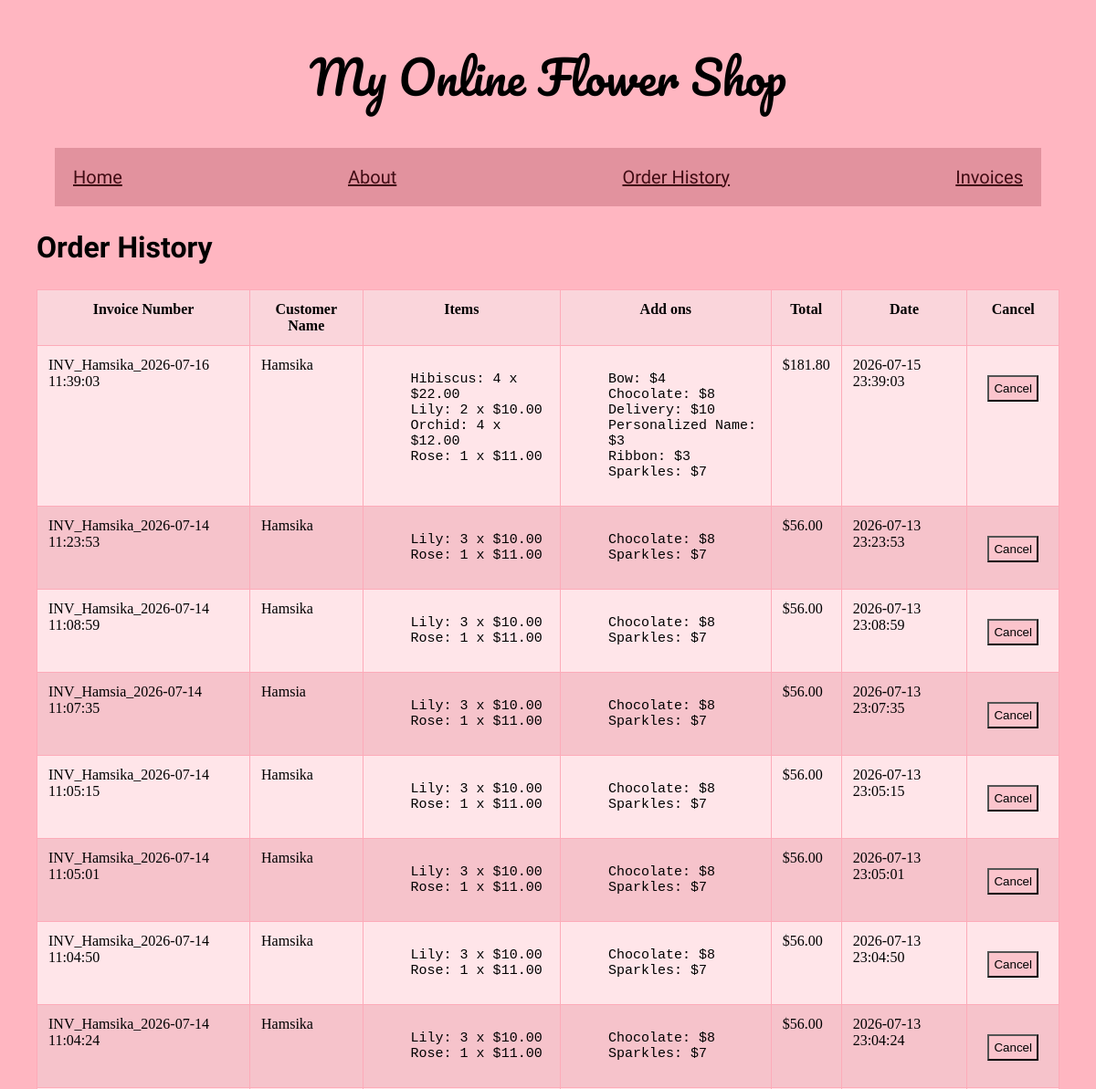
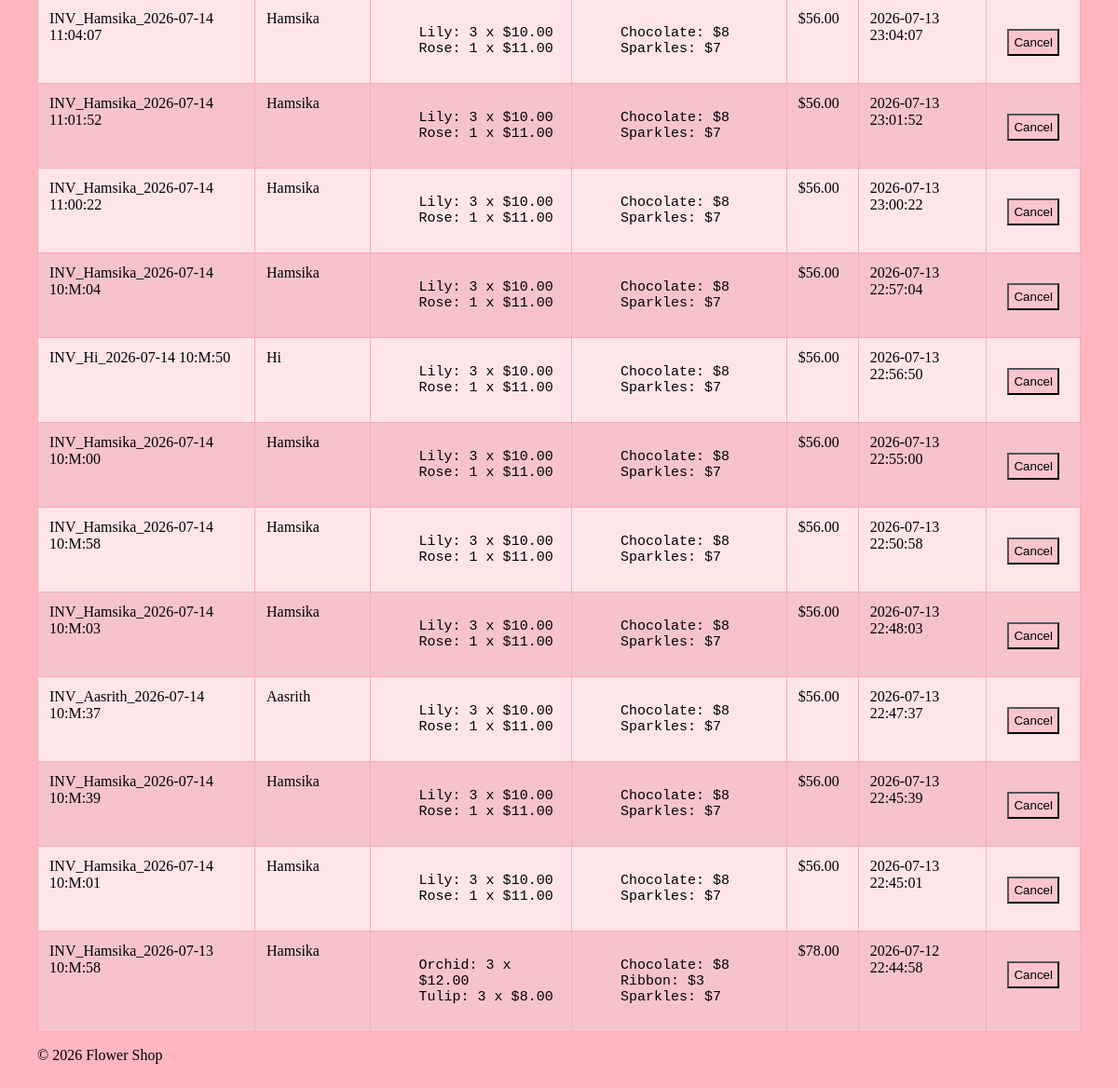
The app's page /order_history with its own data (2 pictures, top to bottom).
### tables this page shows
CREATE TABLE orders (
                       order_id INTEGER PRIMARY KEY AUTOINCREMENT, 
                       invoice_number TEXT,
                       customer_name TEXT, 
                       items TEXT, 
                       addons TEXT, 
                       total REAL, 
                       date TIMESTAMP DEFAULT CURRENT_TIMESTAMP
                       );

### app.py (the view)
@app.route('/order_history')
def order_history():
    with sqlite3.connect('flower_shop.db') as conn:
        cursor = conn.cursor()
        cursor.execute("SELECT * FROM orders ORDER BY date DESC")
        rows = cursor.fetchall()
        orders = []
        for row in rows:
            orders.append ({'order_id': row[0],'invoice_number': row[1], 'customer_name': row [2],'items': json.loads(row[3]),'addons': json.loads(row[4]),'total': row[5], 'date': row[6] })
    return render_template('order_history.html', orders=orders)

### templates/order_history.html (shortened to what this page needs)
{% extends "base.html" %}
{% block content %}
        <h2>Order History</h2>
        {% if orders %}
        <table>
            <thead>
                <tr>
                    <th>Invoice Number</th>
                    <th>Customer Name</th>
                    <th>Items</th>
                    <th>Add ons</th>
                    <th>Total</th>
                    <th>Date</th>
                    <th>Cancel</th>
                </tr>
            </thead>
            <tbody>
                {% for order in orders %}
                    <tr>
                        <td>{{ order['invoice_number'] }}</td>
                        <td>{{ order['customer_name'] }}</td>
                        <td>
                            <ul>
                                {% for item, details in order['items'].items() %}
                                    <li class="order">{{ item }}: {{ details['quantity'] }} x ${{ '%.2f' % details['price'] }}</li>
                                {% endfor %}
                            </ul>
                        </td>
                        <td>
                            <ul>
                                {% for item, details in order['addons'].items() %}
                                    <li class="order">{{ item }}: ${{ details ['price'] }}</li>
                                {% endfor %}
                            </ul>
                        </td>
                        <td>${{ '%.2f' % order['total'] }}</td>
                        <td>{{ order['date'] }}</td>
                        <td>
                            <form action="{{ url_for('cancel_saved_order', order_id=order.order_id) }}" method="post" onsubmit="return confirm ('Cancel this order?');">
                                <button type="submit">Cancel</button>
                            </form>
                        </td>
                    </tr>
                {% endfor %}
            </tbody>
        </table>
    {% else %}
        <p>No past orders found.</p>
    {% endif %}
{% endblock %}

### static/css/style.css (style rules this page uses)
body { background-color: lightpink; margin: 40px; }
nav, li { display: flex; font-family: "Norican", cursive; font-size: 20px; text-align: center; justify-content: space-between; margin: 20px; padding: 20px; }
h2 { font-family: "Norican", cursive; font-size: xx-large; }
ul { list-style-type: circle; }
li { text-align: left; margin: 0px; padding: 0px; display: normal; justify-content: left; }
button { background-color: rgb(251, 196, 204); padding: 5px; margin: 10px; margin-top: 20px; }
table { width: 100%; border-collapse: collapse; background-color: rgb(255, 229, 233); }
th, td { padding: 12px; border: 1px solid rgb(253, 171, 185); vertical-align: top; }
th { background-color: rgb(250, 213, 219); }
tr:nth-child(even) { background-color: rgb(246, 195, 203); }
.order { font-family:'Courier New', Courier, monospace; font-size: 15px; }

### records on screen
orders: invoice_number "INV_Hamsika_2026-07-16 11:39:03", customer_name "Hamsika", items "Hibiscus" "Lily" "Orchid" "Rose", quantity "4" "2" "4" "1", price "22.00" "10.00" "12.00" "11.00", items "Bow" "Chocolate" "Delivery" "Personalized Name" "Ribbon" "Sparkles", details "4" "8" "10" "3" "3" "7", total "181.80", date "2026-07-15 23:39:03"
orders: invoice_number "INV_Hamsika_2026-07-14 11:23:53", customer_name "Hamsika", items "Lily" "Rose", quantity "3" "1", price "10.00" "11.00", items "Chocolate" "Sparkles", details "8" "7", total "56.00", date "2026-07-13 23:23:53"
orders: invoice_number "INV_Hamsika_2026-07-14 11:08:59", customer_name "Hamsika", items "Lily" "Rose", quantity "3" "1", price "10.00" "11.00", items "Chocolate" "Sparkles", details "8" "7", total "56.00", date "2026-07-13 23:08:59"
orders: invoice_number "INV_Hamsia_2026-07-14 11:07:35", customer_name "Hamsia", items "Lily" "Rose", quantity "3" "1", price "10.00" "11.00", items "Chocolate" "Sparkles", details "8" "7", total "56.00", date "2026-07-13 23:07:35"
orders: invoice_number "INV_Hamsika_2026-07-14 11:05:15", customer_name "Hamsika", items "Lily" "Rose", quantity "3" "1", price "10.00" "11.00", items "Chocolate" "Sparkles", details "8" "7", total "56.00", date "2026-07-13 23:05:15"
orders: invoice_number "INV_Hamsika_2026-07-14 11:05:01", customer_name "Hamsika", items "Lily" "Rose", quantity "3" "1", price "10.00" "11.00", items "Chocolate" "Sparkles", details "8" "7", total "56.00", date "2026-07-13 23:05:01"
orders: invoice_number "INV_Hamsika_2026-07-14 11:04:50", customer_name "Hamsika", items "Lily" "Rose", quantity "3" "1", price "10.00" "11.00", items "Chocolate" "Sparkles", details "8" "7", total "56.00", date "2026-07-13 23:04:50"
orders: invoice_number "INV_Hamsika_2026-07-14 11:04:24", customer_name "Hamsika", items "Lily" "Rose", quantity "3" "1", price "10.00" "11.00", items "Chocolate" "Sparkles", details "8" "7", total "56.00", date "2026-07-13 23:04:24"
orders: invoice_number "INV_Hamsika_2026-07-14 11:04:07", customer_name "Hamsika", items "Lily" "Rose", quantity "3" "1", price "10.00" "11.00", items "Chocolate" "Sparkles", details "8" "7", total "56.00", date "2026-07-13 23:04:07"
orders: invoice_number "INV_Hamsika_2026-07-14 11:01:52", customer_name "Hamsika", items "Lily" "Rose", quantity "3" "1", price "10.00" "11.00", items "Chocolate" "Sparkles", details "8" "7", total "56.00", date "2026-07-13 23:01:52"
orders: invoice_number "INV_Hamsika_2026-07-14 11:00:22", customer_name "Hamsika", items "Lily" "Rose", quantity "3" "1", price "10.00" "11.00", items "Chocolate" "Sparkles", details "8" "7", total "56.00", date "2026-07-13 23:00:22"
orders: invoice_number "INV_Hamsika_2026-07-14 10:M:04", customer_name "Hamsika", items "Lily" "Rose", quantity "3" "1", price "10.00" "11.00", items "Chocolate" "Sparkles", details "8" "7", total "56.00", date "2026-07-13 22:57:04"
orders: invoice_number "INV_Hi_2026-07-14 10:M:50", customer_name "Hi", items "Lily" "Rose", quantity "3" "1", price "10.00" "11.00", items "Chocolate" "Sparkles", details "8" "7", total "56.00", date "2026-07-13 22:56:50"
orders: invoice_number "INV_Hamsika_2026-07-14 10:M:00", customer_name "Hamsika", items "Lily" "Rose", quantity "3" "1", price "10.00" "11.00", items "Chocolate" "Sparkles", details "8" "7", total "56.00", date "2026-07-13 22:55:00"
orders: invoice_number "INV_Hamsika_2026-07-14 10:M:58", customer_name "Hamsika", items "Lily" "Rose", quantity "3" "1", price "10.00" "11.00", items "Chocolate" "Sparkles", details "8" "7", total "56.00", date "2026-07-13 22:50:58"
orders: invoice_number "INV_Hamsika_2026-07-14 10:M:03", customer_name "Hamsika", items "Lily" "Rose", quantity "3" "1", price "10.00" "11.00", items "Chocolate" "Sparkles", details "8" "7", total "56.00", date "2026-07-13 22:48:03"
orders: invoice_number "INV_Aasrith_2026-07-14 10:M:37", customer_name "Aasrith", items "Lily" "Rose", quantity "3" "1", price "10.00" "11.00", items "Chocolate" "Sparkles", details "8" "7", total "56.00", date "2026-07-13 22:47:37"
orders: invoice_number "INV_Hamsika_2026-07-14 10:M:39", customer_name "Hamsika", items "Lily" "Rose", quantity "3" "1", price "10.00" "11.00", items "Chocolate" "Sparkles", details "8" "7", total "56.00", date "2026-07-13 22:45:39"
orders: invoice_number "INV_Hamsika_2026-07-14 10:M:01", customer_name "Hamsika", items "Lily" "Rose", quantity "3" "1", price "10.00" "11.00", items "Chocolate" "Sparkles", details "8" "7", total "56.00", date "2026-07-13 22:45:01"
orders: invoice_number "INV_Hamsika_2026-07-13 10:M:58", customer_name "Hamsika", items "Orchid" "Tulip", quantity "3" "3", price "12.00" "8.00", items "Chocolate" "Ribbon" "Sparkles", details "8" "3" "7", total "78.00", date "2026-07-12 22:44:58"
